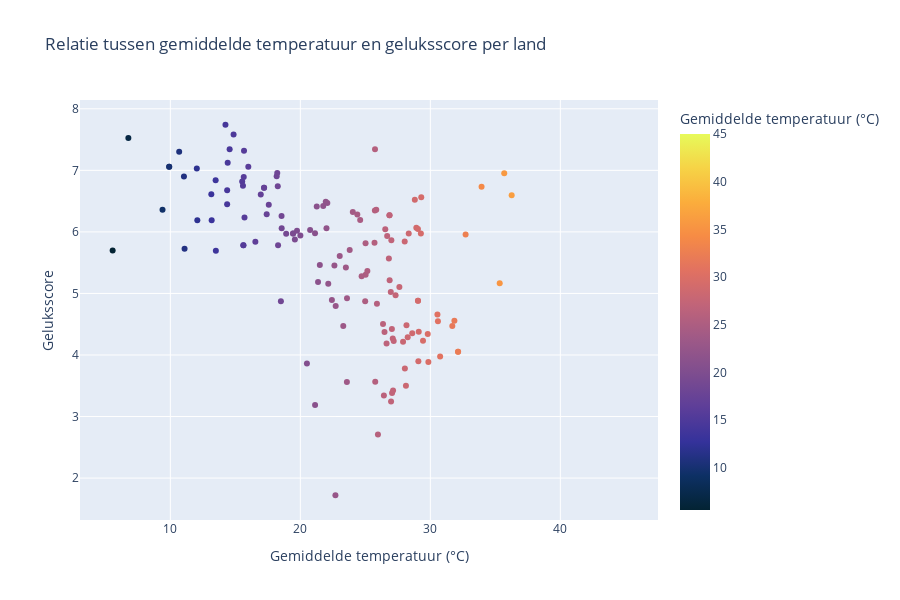

The code cell stored with this chart in its notebook:
### Markdown cell above
In landen met een stabiel, mild of zonnig klimaat zijn mensen gemiddeld blijer, omdat dergelijke omstandigheden bijdragen aan een prettigere leefomgeving (Rehdanz & Maddison, 2004; Tsutsui, 2012).

Uit bestaand onderzoek blijkt dat het klimaat waarin mensen leven invloed heeft op hun welzijn en geluksbeleving. Zo zijn er aanwijzingen dat gemiddelde temperaturen en zonlicht samenhangen met een verhoogd comfort en stemming (Rehdanz & Maddison, 2004; Tsutsui, 2012). In warmere en zonnigere klimaten brengen mensen doorgaans meer tijd buiten door, wat sociale interactie en lichamelijke activiteit stimuleert – beide factoren die bijdragen aan mentaal welzijn (Tsutsui, 2012).

Dit wordt ook weerspiegeld in data uit het World Happiness Report (Helliwell et al., 2017): landen zoals Spanje, Costa Rica en Australië, die bekendstaan om hun aangename klimaat, scoren consequent bovengemiddeld op geluksscores.

Daarnaast kan een voorspelbaar klimaat bijdragen aan minder stress in het dagelijks leven. Wanneer mensen zich minder zorgen hoeven te maken over extreem weer of bijkomende gevolgen zoals energiekosten of beperkte mobiliteit, ervaren zij een hogere mate van gemak en stabiliteit (Rehdanz & Maddison, 2004; Peng et al., 2016).

Hoewel klimaat uiteraard niet de enige factor is die geluk beïnvloedt, toont onze analyse aan dat klimaatvariabelen zoals zonuren, temperatuur en luchtkwaliteit samenhangen met het gerapporteerde geluksniveau in verschillende landen (Peng et al., 2016; Helliwell et al., 2017).

### Code cell
fig = px.scatter(
    df123,
    x="temperature_celsius",
    y="Ladder score",
    hover_name="country",
    color="temperature_celsius",  # of kleur op continent als je die variabele hebt
    color_continuous_scale="thermal",
    labels={
        "temperature_celsius": "Gemiddelde temperatuur (°C)",
        "Ladder score": "Geluksscore"
    },
    title="Relatie tussen gemiddelde temperatuur en geluksscore per land"
)

fig.update_layout(width=900, height=600)
fig.show()

### Figure 1 — Plotly figure (JSON) as saved in the notebook; plotly's stock layout.template omitted (floating-point values rounded to 4 significant figures; data arrays with more than 128 entries replaced by an {"elided": "..."} marker saying what was removed)
{"data": [{"hovertemplate": "<b>%{hovertext}</b><br><br>Gemiddelde temperatuur (°C)=%{marker.color}<br>Geluksscore=%{y}<extra></extra>", "hovertext": {"elided": "217 str values"}, "legendgroup": "", "marker": {"color": {"elided": "217 float values"}, "coloraxis": "coloraxis", "symbol": "circle"}, "mode": "markers", "name": "", "orientation": "v", "showlegend": false, "type": "scatter", "x": {"elided": "217 float values"}, "xaxis": "x", "y": {"elided": "217 float values"}, "yaxis": "y"}], "layout": {"coloraxis": {"colorbar": {"title": {"text": "Gemiddelde temperatuur (°C)"}}, "colorscale": [[0, "rgb(3, 35, 51)"], [0.09091, "rgb(13, 48, 100)"], [0.1818, "rgb(53, 50, 155)"], [0.2727, "rgb(93, 62, 153)"], [0.3636, "rgb(126, 77, 143)"], [0.4545, "rgb(158, 89, 135)"], [0.5455, "rgb(193, 100, 121)"], [0.6364, "rgb(225, 113, 97)"], [0.7273, "rgb(246, 139, 69)"], [0.8182, "rgb(251, 173, 60)"], [0.9091, "rgb(246, 211, 70)"], [1, "rgb(231, 250, 90)"]]}, "height": 600, "legend": {"tracegroupgap": 0}, "title": {"text": "Relatie tussen gemiddelde temperatuur en geluksscore per land"}, "width": 900, "xaxis": {"anchor": "y", "autorange": true, "domain": [0, 1], "range": [3.042, 47.52], "title": {"text": "Gemiddelde temperatuur (°C)"}, "type": "linear"}, "yaxis": {"anchor": "x", "autorange": true, "domain": [0, 1], "range": [1.319, 8.143], "title": {"text": "Geluksscore"}, "type": "linear"}}}
